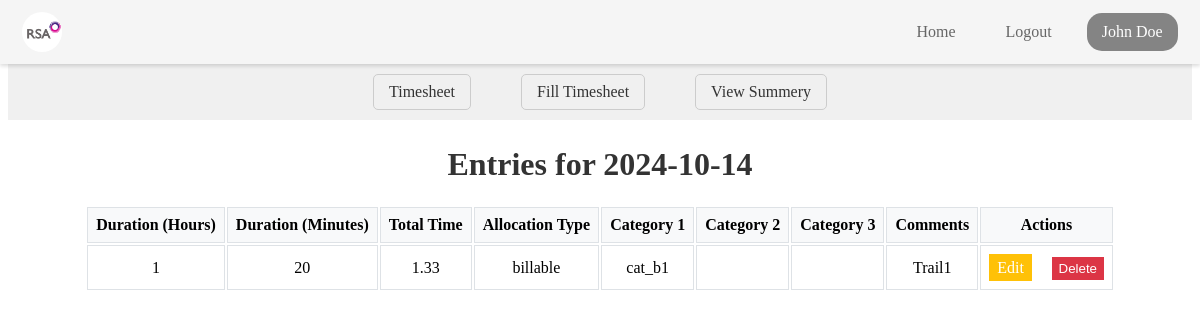
The page /view_entries_by_date/2024-10-14 (signed in) on the database its author committed.
### tables this page shows
CREATE TABLE EMS_users (
    EmployeeID TEXT PRIMARY KEY,
    Fname TEXT,
    Mname TEXT,
    Lname TEXT,
    ManagerID TEXT,
    EMSlogin TEXT,
    Role TEXT,
    Team TEXT,
    ManagerName TEXT,
    Password TEXT
);

CREATE TABLE timesheet_entries (
    entree_id INTEGER PRIMARY KEY AUTOINCREMENT,
    employee_id TEXT,
    fname TEXT,
    lname TEXT,
    team TEXT,
    manager_name TEXT,
    date TEXT,
    duration_hours INTEGER,
    duration_minutes INTEGER,
    total_time REAL,
    project_code TEXT,
    allocation_type TEXT,
    holiday_status TEXT,
    category_1 TEXT,
    category_2 TEXT,
    category_3 TEXT,
    comments TEXT
);

### app.py (the view)
@app.route('/view_entries_by_date/<date>', methods=['GET'])
@login_required
def view_entries_by_date(date):
    try:
        conn = get_db_connection()
        entries = conn.execute(
            'SELECT * FROM timesheet_entries WHERE date = ? AND employee_id = ?',
            (date, current_user.id)
        ).fetchall()
        conn.close()
    except Exception as e:
        flash(f"An error occurred while fetching entries: {str(e)}", 'error')
        return redirect(url_for('view_summary'))
    return render_template('view_entries_by_date.html', entries=entries, date=date, fname=current_user.fname, lname=current_user.lname)

### app.py (called while the page is built)
def get_db_connection():
    conn = sqlite3.connect('ems_user.db')
    conn.row_factory = sqlite3.Row
    return conn

@login_manager.user_loader
def load_user(user_id):
    conn = get_db_connection()
    user = conn.execute('SELECT * FROM EMS_users WHERE EmployeeID = ?', (user_id,)).fetchone()
    conn.close()
    if user:
        return User(user['EmployeeID'], user['Fname'], user['Lname'], user['Role'], user['Team'] ,user['ManagerName'])
    return None

### templates/view_entries_by_date.html (shortened to what this page needs)
<!DOCTYPE html>
<html lang="en">
  <head>
    <link
      rel="stylesheet"
      href="{{ url_for('static', filename='css/timesheet/view_entries_by_date.css') }}"
    />
</head>
<body>
  <div>
        {% include 'navbar.html' %}
  <nav class="ts-nav-container">
        <div class="ts-nav-center">
          <a href="/timesheet_home" class="ts-nav-link">Timesheet</a>
          <a href="/fill_timesheet" class="ts-nav-link">Fill Timesheet</a>
           <a href="/view_summary" class="ts-nav-link">View Summery</a>
        </div>
      </nav>
      <div class="view-box">
<h1 class="ts-dateentry-title">Entries for {{ date }}</h1>
<table>
<thead class="ts-dateentry-header">
<tr class="ts-dateentry-header-row">
<th class="ts-dateentry-header-cell">Duration (Hours)</th>
<th class="ts-dateentry-header-cell">Duration (Minutes)</th>
<th class="ts-dateentry-header-cell">Total Time</th>
<th class="ts-dateentry-header-cell">Allocation Type</th>
<th class="ts-dateentry-header-cell">Category 1</th>
<th class="ts-dateentry-header-cell">Category 2</th>
 <th class="ts-dateentry-header-cell">Category 3</th>
<th class="ts-dateentry-header-cell">Comments</th>
<th class="ts-dateentry-header-cell">Actions</th>
</tr>
</thead>
<tbody>
 {% if entries %} {% for entry in entries %}
<tr class="ts-dateentry-row">
<td class="ts-dateentry-cell">{{ entry.duration_hours }}</td>
<td class="ts-dateentry-cell">{{ entry.duration_minutes }}</td>
<td class="ts-dateentry-cell">{{ entry.total_time }}</td>
<td class="ts-dateentry-cell">{{ entry.allocation_type }}</td>
<td class="ts-dateentry-cell">{{ entry.category_1 }}</td>
<td class="ts-dateentry-cell">{{ entry.category_2 }}</td>
<td class="ts-dateentry-cell">{{ entry.category_3 }}</td>
<td class="ts-dateentry-cell">{{ entry.comments }}</td>
<td class="ts-dateentry-cell">
<a  class="ts-dateentry-link" href="{{ url_for('edit_entry', entry_id=entry.entree_id) }}">Edit</a>
<form
 class="ts-dateentry-form"
action="{{ url_for('delete_entry', entry_id=entry.entree_id) }}"
method="post"
 >
<button class="ts-dateentry-button" type="submit">Delete</button>
 </form>
</td>
 </tr>
{% endfor %} {% else %}
<tr class="ts-dateentry-row">
<td colspan="9" class="ts-dateentry-cell">No entries found for this date.</td>
</tr>
 {% endif %}
 </tbody>
</table>
      </div>
  </div>
</body>
</html>

### templates/navbar.html (shortened to what this page needs)
<!DOCTYPE html>
<html lang="en">
<head>
    <link
    rel="stylesheet"
    href="{{ url_for('static', filename='css/navbar/navbar.css') }}"
  />
</head>
<body>
    <header id="navbar">
        <nav class="navbar-container container">
          <a href="/home" class="home-link">
            <div class="navbar-logo">
              <img
                src="{{ url_for('static', filename='images/logo.png') }}"
                alt="Logo"
              />
            </div>
          </a>
          <div class="navbar-links">
            <a class="navbar-link" href="/home">Home</a>
            <a class="navbar-link" href="/logout">Logout</a>
            <a class="navbar-link-name" href=""><span>{{ fname }} {{ lname }}</span></a>
          </div>
        </nav>
      </header>
</body>
</html>

### static/css/timesheet/view_entries_by_date.css (style rules this page uses)
.ts-dateentry-title { font-size: 2em; color: #333; text-align: center; }
.ts-dateentry-header { background-color: #f8f9fa; }
.ts-dateentry-header-cell { font-weight: bold; padding: 0.5em; border: 1px solid #dee2e6; }
.ts-dateentry-row { background-color: #fff; }
.ts-dateentry-cell { padding: 0.5em; border: 1px solid #dee2e6; }
.ts-dateentry-link { background-color: #ffc107; color: white; border: none; padding: 0.3em 0.5em; cursor: pointer; margin-right: 1em; text-decoration: none; display: inline-block; }
.ts-dateentry-form { display: inline-block; }
.ts-dateentry-button { background-color: #dc3545; color: white; border: none; padding: 0.3em 0.5em; cursor: pointer; }
.ts-nav-container { margin-top: 64px; margin-bottom: 5px; display: flex; justify-content: center; align-items: center; padding: 10px 20px; background-color: #f0f0f0; }
.ts-nav-center { display: flex; }
.ts-nav-link { margin: 0 25px; text-decoration: none; color: #333; border: 1px solid #ccc; padding: 8px 15px; border-radius: 5px; }
.view-box { text-align: center; align-items: center; justify-content: center; display: flex; flex-direction: column; }

### static/css/navbar/navbar.css (style rules this page uses)
#navbar { --navbar-bg-color:whitesmoke; --navbar-text-color-focus: #323232; --navbar-text-color: #666; --navbar-text-color-focus: #fff; --navbar-bg-contrast: rgb(255, 0, 85);; position: fixed; height: 64px; background-color: var(--navbar-bg-color); left: 0; right: 0; top: 0; box-shadow: 0 2px 4px rgba(0, 0, 0, 0.15); z-index: 99; }
.navbar-container { display: flex; justify-content: space-between; align-items: center; height: 100%; padding: 0 1.4rem; }
.home-link { display: flex; align-items: center; }
.navbar-logo { background-color: var(--navbar-text-color-focus); border-radius: 50%; width: 40px; height: 40px; margin-right: 0.5em; }
.navbar-logo img { width: 50px; margin-top: -0.42rem; margin-left: -0.2rem; }

### rows shown on the page
EMS_users: Fname "John", Lname "Doe"
timesheet_entries: duration_hours "1", duration_minutes "20", total_time "1.33", allocation_type "billable", category_1 "cat_b1", comments "Trail1"

### other values the page prints
{{ date }} "2024-10-14"
